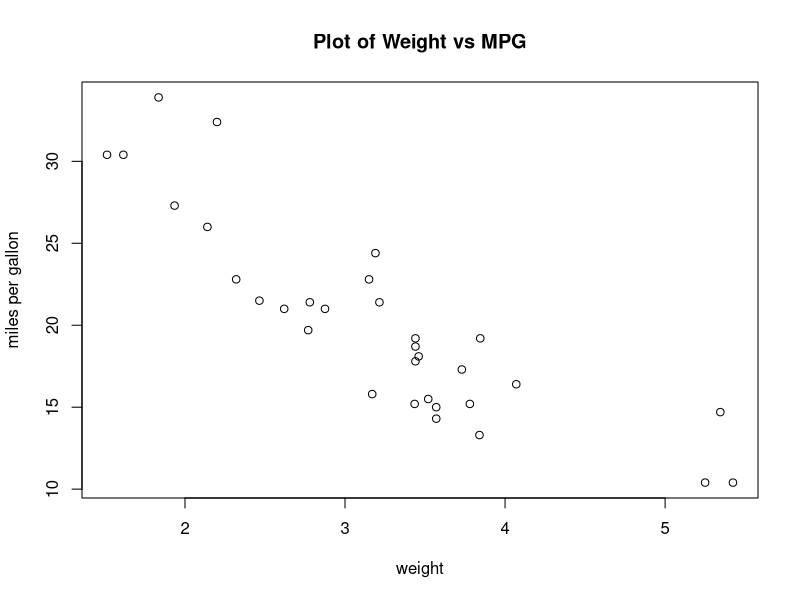
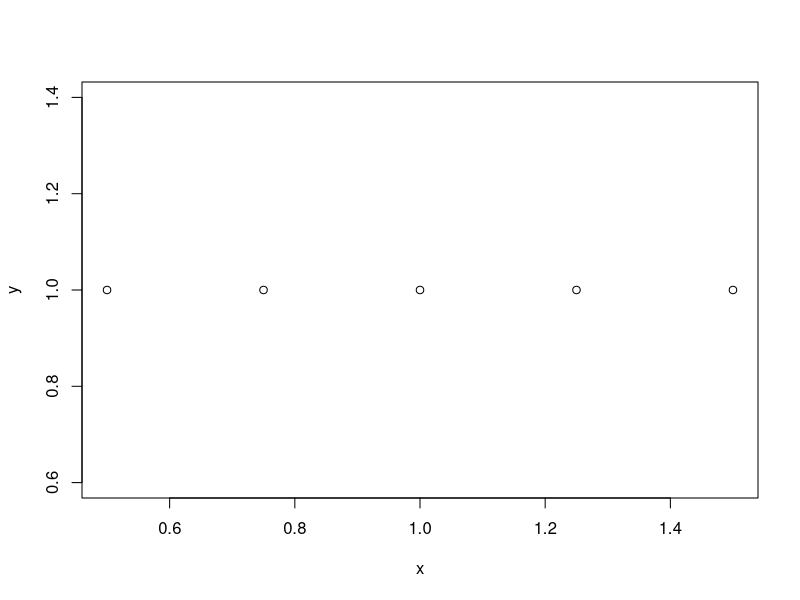
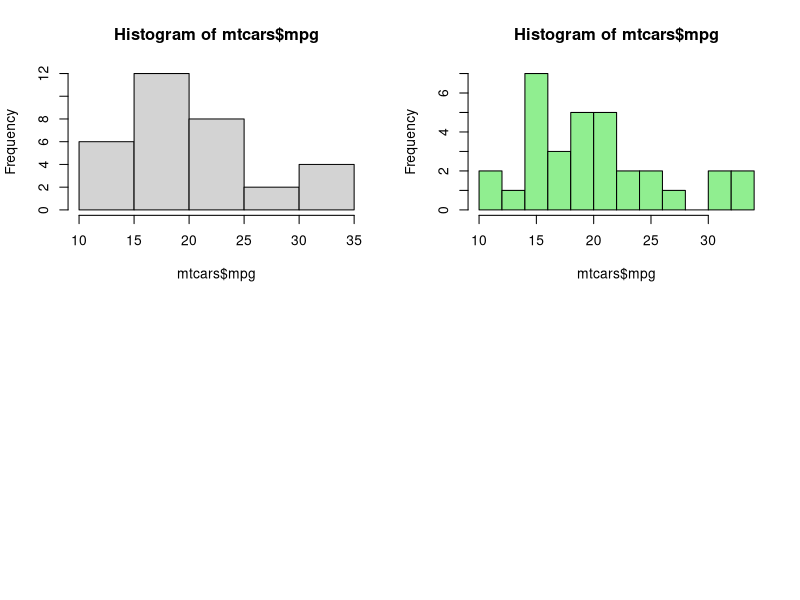
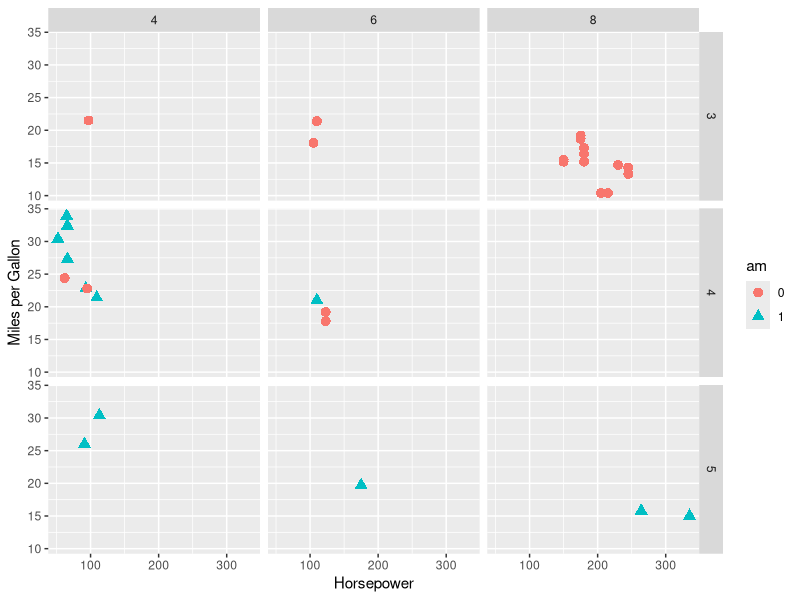
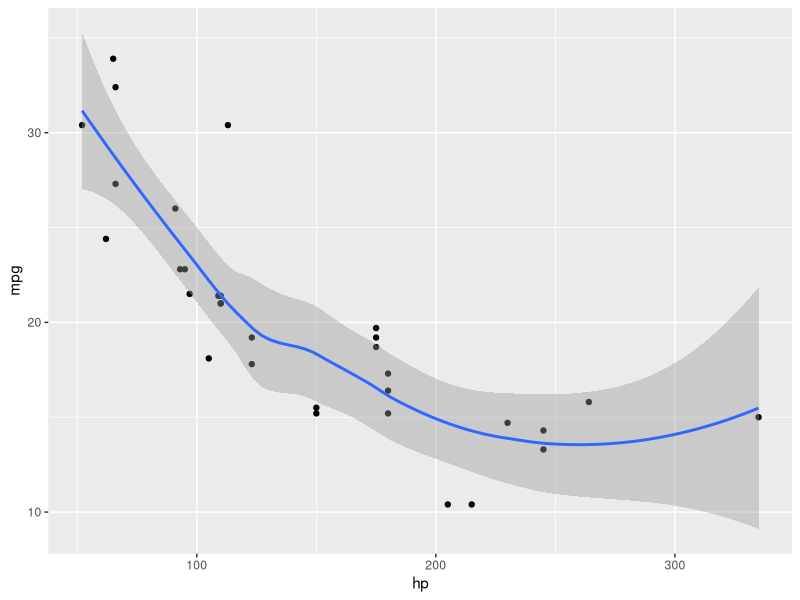

Recreate these plots in R, in order.
#Graphing and plotting

attach(mtcars)
plot(wt, mpg, xlab = "weight", ylab = "miles per gallon", 
     main = "Plot of Weight vs MPG", type = 'p')
#points(wt,mpg)
#types include l, p, b, o, n, h, n
#n is for no plotting - useful when you want to create only the titles and axes and
#then plot the data using lines and points
# http://www.dummies.com/programming/r/how-to-create-different-plot-types-in-r/ 
#e.g.

x <- seq(0.5, 1.5, 0.25)
y <- rep(1, length(x))
plot(x, y, type="n")
points(x, y)

par(mfrow=c(2,2)) #create a 2 by 2 charting framework

hist(mtcars$mpg)
hist(mtcars$mpg,breaks = 12, col = 'lightgreen')


#using ggplot2
install.packages('ggplot2')
require(ggplot2)

#qplot - easier, faster, less 
#qplot(x, y, data=, color=, shape=, size=, alpha=, 
#     geom=, method=, formula=, facets=, 
#     xlim=, ylim= xlab=, ylab=, main=, sub=)

data(mtcars)   #can use data() to load data that comes with base R
#into the global environment

mtcars$am = as.factor(mtcars$am)
qplot(hp, mpg, data=mtcars, shape=am, color=am, 
             facets=gear~cyl, size=I(3),
             xlab="Horsepower", ylab="Miles per Gallon")

# https://www.statmethods.net/advgraphs/ggplot2.html 

#Can assign names to chart objects/store charts by assigning them names e.g.
p <- qplot(hp, mpg, data=mtcars, shape=am, color=am, 
           ##facets=gear~cyl, size=I(3), ##facets provides a view for each of the factors/combination of in the chart
           xlab="Horsepower", ylab="Miles per Gallon")

#qqplot()
#start off with a base plot and then add on layers/elements using +
require(ggplot2)

ggplot(data = mtcars, aes(x = hp, y = mpg)) + #creates the base plot
  geom_point() + #adds the points of plot(x = hp, y = mpg)
  geom_smooth() #adds a smooth line to aid in visualization; can specify method e.g. method = 'lm'

